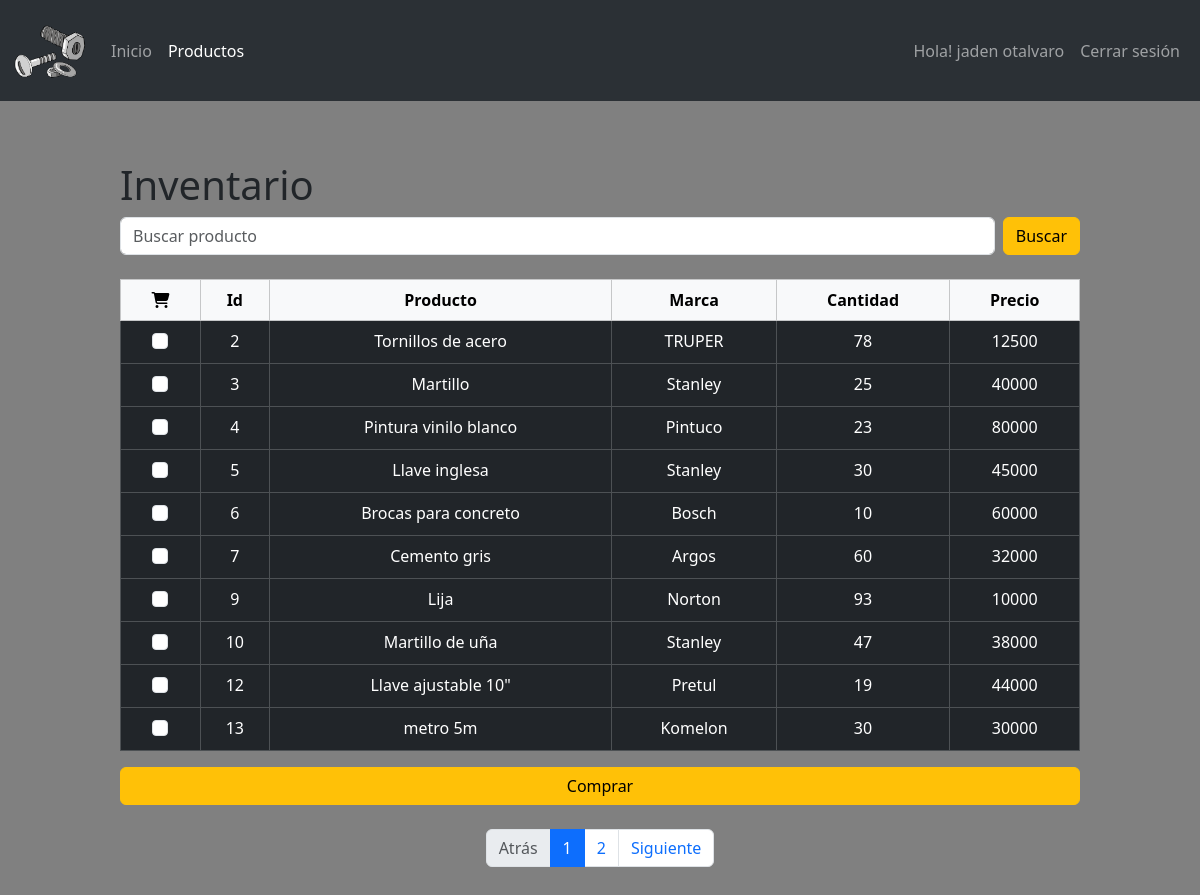
The page /client/inventario.php (signed in) on the database its author committed.
### tables this page shows
CREATE TABLE IF NOT EXISTS `productos` (
  `id` int(11) NOT NULL AUTO_INCREMENT,
  `producto` text NOT NULL,
  `marca` text NOT NULL,
  `cantidad` int(11) NOT NULL,
  `precio` int(11) NOT NULL,
  PRIMARY KEY (`id`)
);

### client/inventario.php (the view, shortened to what this page needs)
<!DOCTYPE html>
<html lang="en">
<head>
    <link href="https://cdn.jsdelivr.net/npm/bootstrap@5.3.3/dist/css/bootstrap.min.css" rel="stylesheet">
    <link rel="stylesheet" href="../style.css">
</head>
<body>
    <?php
    include "barra-navegacion2.php";
    ?>
    <div id="margen-inventario" style="margin: 5% 10%">
        <h1>Inventario</h1>
        <div class="mb-4">
            <form class="d-flex" onsubmit="return false;">
                <input onkeyup="buscar_ahora();" class="form-control me-2" type="search" id="search" placeholder="Buscar producto">
                <button class="btn btn-warning" onclick="buscar_ahora();">Buscar</button>
            </form>
        </div>
        <div id="tabla_inventario">
            <form action="comprar.php" method="POST">
                <table class="table table-dark table-hover table-bordered">
                    <thead class="table-light">
                        <tr align='center'>
                            <th scope="col"><i class="fa-solid fa-cart-shopping"></i></th>
                            <th scope="col">Id</th>
                            <th scope="col">Producto</th>
                            <th scope="col">Marca</th>
                            <th scope="col">Cantidad</th>
                            <th scope="col">Precio</th>
                        </tr>
                    </thead>
                    <tbody>
                    <?php
                        require('../conexion.php');
                        $numPagina = 10;
                        $pagina = isset($_GET["page"]) ? (int)$_GET["page"] : 1;
                        $inicio = ($pagina - 1) * $numPagina;
                        $queryTotal = "SELECT COUNT(*) as total FROM productos";
                        $resultadoTotal = mysqli_query($conn, $queryTotal);
                        $totalRegistros = mysqli_fetch_assoc($resultadoTotal)['total'];
                        $totalPaginas = ceil($totalRegistros / $numPagina);
                        $query = "SELECT * FROM productos ORDER BY id LIMIT $inicio, $numPagina";
                        $resultado = mysqli_query($conn, $query);
                        while ($extraido = mysqli_fetch_array($resultado)) {
                            $cantidad = (int)$extraido['cantidad'];
                            $disabled = ($cantidad <= 0) ? 'disabled' : '';
                    ?>
                            <tr align='center' class="<?= $claseFila ?>">
                                <td>
                                    <div class="form-check d-flex justify-content-center">
                                        <input
                                            class="form-check-input"
                                            type="checkbox"
                                            name="productos[]"
                                            value="<?= $extraido['id'] ?>"
                                            <?= $disabled ?>
                                        >
                                    </div>
                                </td>
                                <td><?= $extraido['id'] ?></td>
                                <td><?= $extraido['producto'] ?></td>
                                <td><?= $extraido['marca'] ?></td>
                                <td><?= $extraido['cantidad'] ?></td>
                                <td><?= $extraido['precio'] ?></td>
                            </tr>
                    <?php
                        }
                    ?>
                    </tbody>
                </table>
                <div class="d-grid gap-2 mb-4">
                    <button type="submit" class="btn btn-warning">
                        Comprar
                    </button>
                </div>
            </form>
        </div>
        <nav>
            <ul class="pagination justify-content-center">
                <li class="page-item <?= ($pagina <= 1) ? 'disabled' : '' ?>">
                    <a class="page-link" href="?page=<?= $pagina - 1 ?>">Atrás</a>
                </li>
                <?php for ($i = 1; $i <= $totalPaginas; $i++): ?>
                    <li class="page-item <?= ($pagina == $i) ? 'active' : '' ?>">
                        <a class="page-link" href="?page=<?= $i ?>"><?= $i ?></a>
                    </li>
                <?php endfor; ?>
                <li class="page-item <?= ($pagina >= $totalPaginas) ? 'disabled' : '' ?>">
                    <a class="page-link" href="?page=<?= $pagina + 1 ?>">Siguiente</a>
                </li>
            </ul>
        </nav>
    </div>
</body>
</html>

### style.css (style rules this page uses)
body { background-color:gray; }

### rows shown on the page
productos: id "2", producto "Tornillos de acero", marca "TRUPER", cantidad "78", precio "12500"
productos: id "3", producto "Martillo", marca "Stanley", cantidad "25", precio "40000"
productos: id "4", producto "Pintura vinilo blanco", marca "Pintuco", cantidad "23", precio "80000"
productos: id "5", producto "Llave inglesa", marca "Stanley", cantidad "30", precio "45000"
productos: id "6", producto "Brocas para concreto", marca "Bosch", cantidad "10", precio "60000"
productos: id "7", producto "Cemento gris", marca "Argos", cantidad "60", precio "32000"
productos: id "9", producto "Lija", marca "Norton", cantidad "93", precio "10000"
productos: id "10", producto "Martillo de uña", marca "Stanley", cantidad "47", precio "38000"
productos: id "12", producto "Llave ajustable 10\"", marca "Pretul", cantidad "19", precio "44000"
productos: id "13", producto "metro 5m", marca "Komelon", cantidad "30", precio "30000"

### other values the page prints
$_SESSION['nombre'] "jaden otalvaro"
